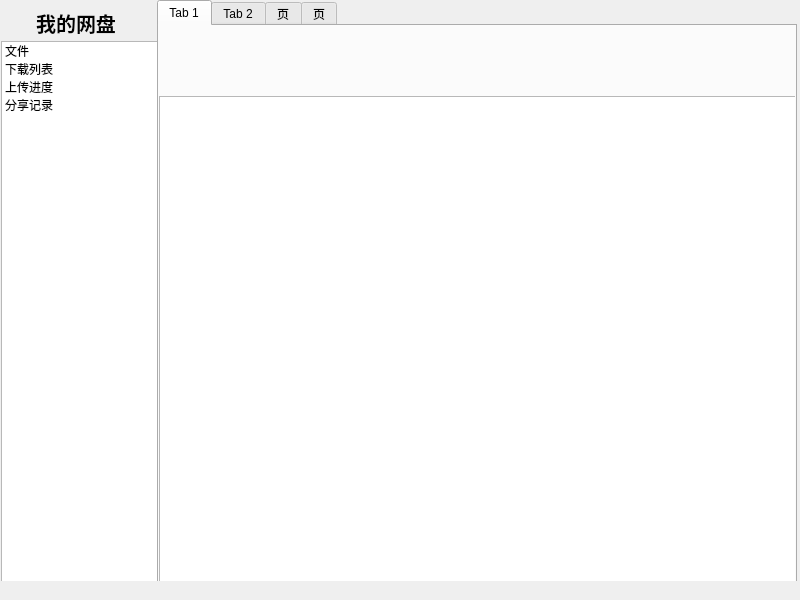
<?xml version="1.0" encoding="UTF-8"?>
<ui version="4.0">
 <class>MainWindow</class>
 <widget class="QMainWindow" name="MainWindow">
  <property name="geometry">
   <rect>
    <x>0</x>
    <y>0</y>
    <width>800</width>
    <height>600</height>
   </rect>
  </property>
  <property name="minimumSize">
   <size>
    <width>800</width>
    <height>600</height>
   </size>
  </property>
  <property name="maximumSize">
   <size>
    <width>800</width>
    <height>600</height>
   </size>
  </property>
  <property name="palette">
   <palette>
    <active/>
    <inactive/>
    <disabled/>
   </palette>
  </property>
  <property name="windowTitle">
   <string>香瓜蛋子网盘</string>
  </property>
  <property name="autoFillBackground">
   <bool>false</bool>
  </property>
  <widget class="QWidget" name="centralwidget">
   <widget class="QWidget" name="leftWidget" native="true">
    <property name="geometry">
     <rect>
      <x>1</x>
      <y>1</y>
      <width>160</width>
      <height>600</height>
     </rect>
    </property>
    <property name="minimumSize">
     <size>
      <width>160</width>
      <height>600</height>
     </size>
    </property>
    <property name="maximumSize">
     <size>
      <width>160</width>
      <height>600</height>
     </size>
    </property>
    <property name="autoFillBackground">
     <bool>true</bool>
    </property>
    <widget class="QLabel" name="label">
     <property name="geometry">
      <rect>
       <x>0</x>
       <y>10</y>
       <width>150</width>
       <height>23</height>
      </rect>
     </property>
     <property name="font">
      <font>
       <pointsize>15</pointsize>
       <bold>true</bold>
      </font>
     </property>
     <property name="text">
      <string>我的网盘</string>
     </property>
     <property name="alignment">
      <set>Qt::AlignCenter</set>
     </property>
    </widget>
    <widget class="QListWidget" name="listWidget">
     <property name="geometry">
      <rect>
       <x>0</x>
       <y>40</y>
       <width>160</width>
       <height>541</height>
      </rect>
     </property>
     <property name="autoFillBackground">
      <bool>false</bool>
     </property>
     <item>
      <property name="text">
       <string>文件</string>
      </property>
      <property name="icon">
       <iconset resource="sources/main.qrc">
        <normaloff>:/images/document.svg</normaloff>
        <selectedoff>:/images/document-selected.svg</selectedoff>:/images/document.svg</iconset>
      </property>
     </item>
     <item>
      <property name="text">
       <string>下载列表</string>
      </property>
      <property name="icon">
       <iconset resource="sources/main.qrc">
        <normaloff>:/images/download.svg</normaloff>
        <selectedoff>:/images/download-selected.svg</selectedoff>:/images/download.svg</iconset>
      </property>
     </item>
     <item>
      <property name="text">
       <string>上传进度</string>
      </property>
      <property name="icon">
       <iconset resource="sources/main.qrc">
        <normaloff>:/images/upload.svg</normaloff>
        <selectedoff>:/images/upload-selected.svg</selectedoff>:/images/upload.svg</iconset>
      </property>
     </item>
     <item>
      <property name="text">
       <string>分享记录</string>
      </property>
      <property name="icon">
       <iconset resource="sources/main.qrc">
        <normaloff>:/images/share.svg</normaloff>
        <selectedoff>:/images/share-selected.svg</selectedoff>:/images/share.svg</iconset>
      </property>
     </item>
    </widget>
   </widget>
   <widget class="QTabWidget" name="tabWidget">
    <property name="geometry">
     <rect>
      <x>157</x>
      <y>0</y>
      <width>640</width>
      <height>600</height>
     </rect>
    </property>
    <property name="minimumSize">
     <size>
      <width>640</width>
      <height>520</height>
     </size>
    </property>
    <property name="focusPolicy">
     <enum>Qt::TabFocus</enum>
    </property>
    <property name="tabPosition">
     <enum>QTabWidget::North</enum>
    </property>
    <property name="currentIndex">
     <number>0</number>
    </property>
    <widget class="QWidget" name="fileTab">
     <attribute name="title">
      <string>Tab 1</string>
     </attribute>
     <widget class="QTableView" name="fileTableView">
      <property name="geometry">
       <rect>
        <x>0</x>
        <y>70</y>
        <width>640</width>
        <height>500</height>
       </rect>
      </property>
     </widget>
     <widget class="QWidget" name="navigation" native="true">
      <property name="geometry">
       <rect>
        <x>20</x>
        <y>20</y>
        <width>641</width>
        <height>30</height>
       </rect>
      </property>
      <property name="minimumSize">
       <size>
        <width>640</width>
        <height>30</height>
       </size>
      </property>
      <property name="maximumSize">
       <size>
        <width>16777215</width>
        <height>30</height>
       </size>
      </property>
     </widget>
    </widget>
    <widget class="QWidget" name="downloadTab">
     <attribute name="title">
      <string>Tab 2</string>
     </attribute>
     <widget class="QTableView" name="downloadTableView">
      <property name="geometry">
       <rect>
        <x>0</x>
        <y>70</y>
        <width>640</width>
        <height>500</height>
       </rect>
      </property>
     </widget>
    </widget>
    <widget class="QWidget" name="uploadTab">
     <attribute name="title">
      <string>页</string>
     </attribute>
     <widget class="QTableView" name="uploadTableView">
      <property name="geometry">
       <rect>
        <x>0</x>
        <y>70</y>
        <width>640</width>
        <height>500</height>
       </rect>
      </property>
     </widget>
    </widget>
    <widget class="QWidget" name="shareTab">
     <attribute name="title">
      <string>页</string>
     </attribute>
     <widget class="QTableView" name="shareTableView">
      <property name="geometry">
       <rect>
        <x>0</x>
        <y>70</y>
        <width>640</width>
        <height>500</height>
       </rect>
      </property>
     </widget>
    </widget>
   </widget>
  </widget>
  <widget class="QStatusBar" name="statusbar">
   <property name="enabled">
    <bool>false</bool>
   </property>
   <property name="sizeGripEnabled">
    <bool>false</bool>
   </property>
  </widget>
 </widget>
 <resources>
  <include location="sources/main.qrc"/>
 </resources>
 <connections/>
</ui>
